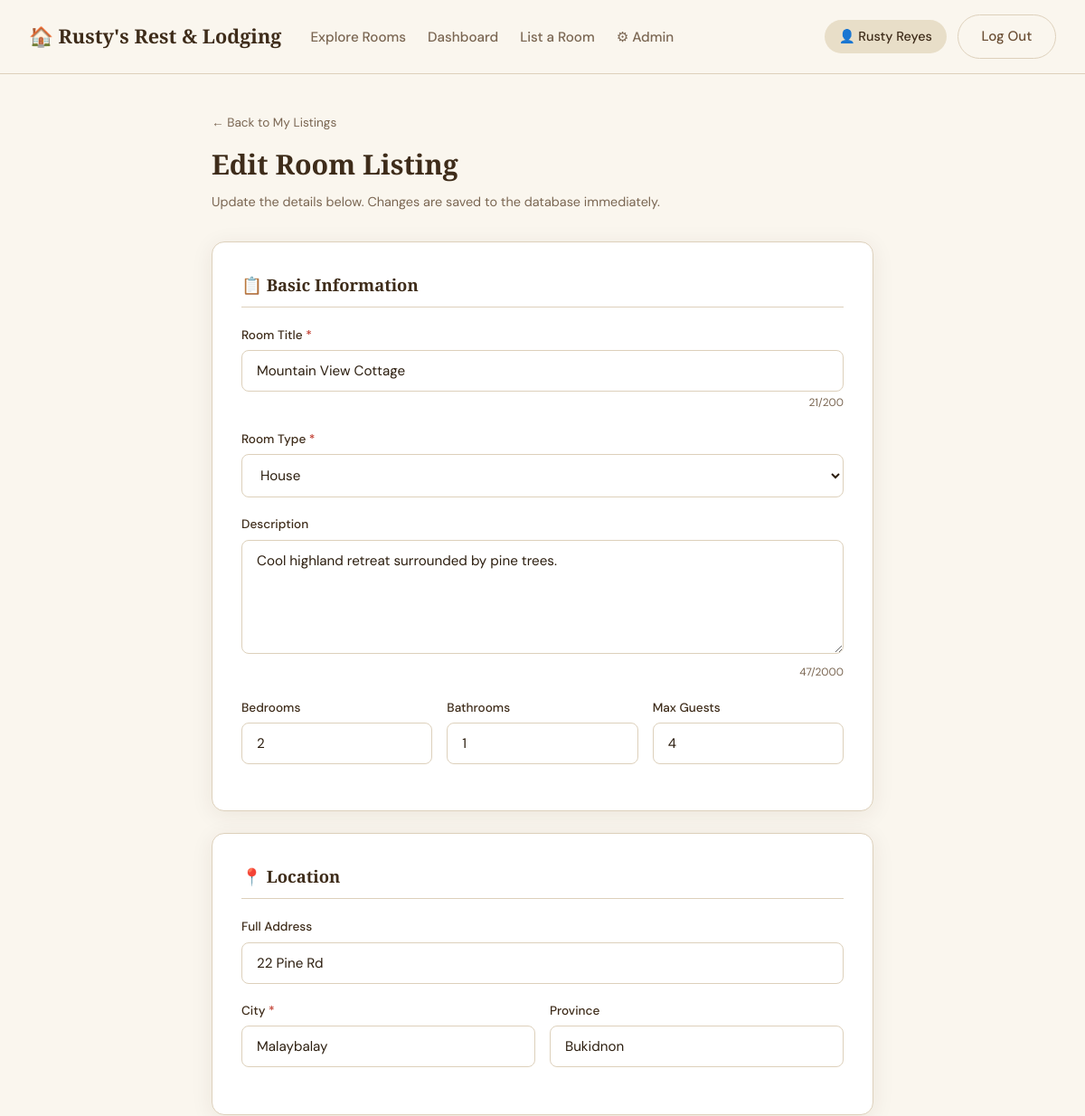
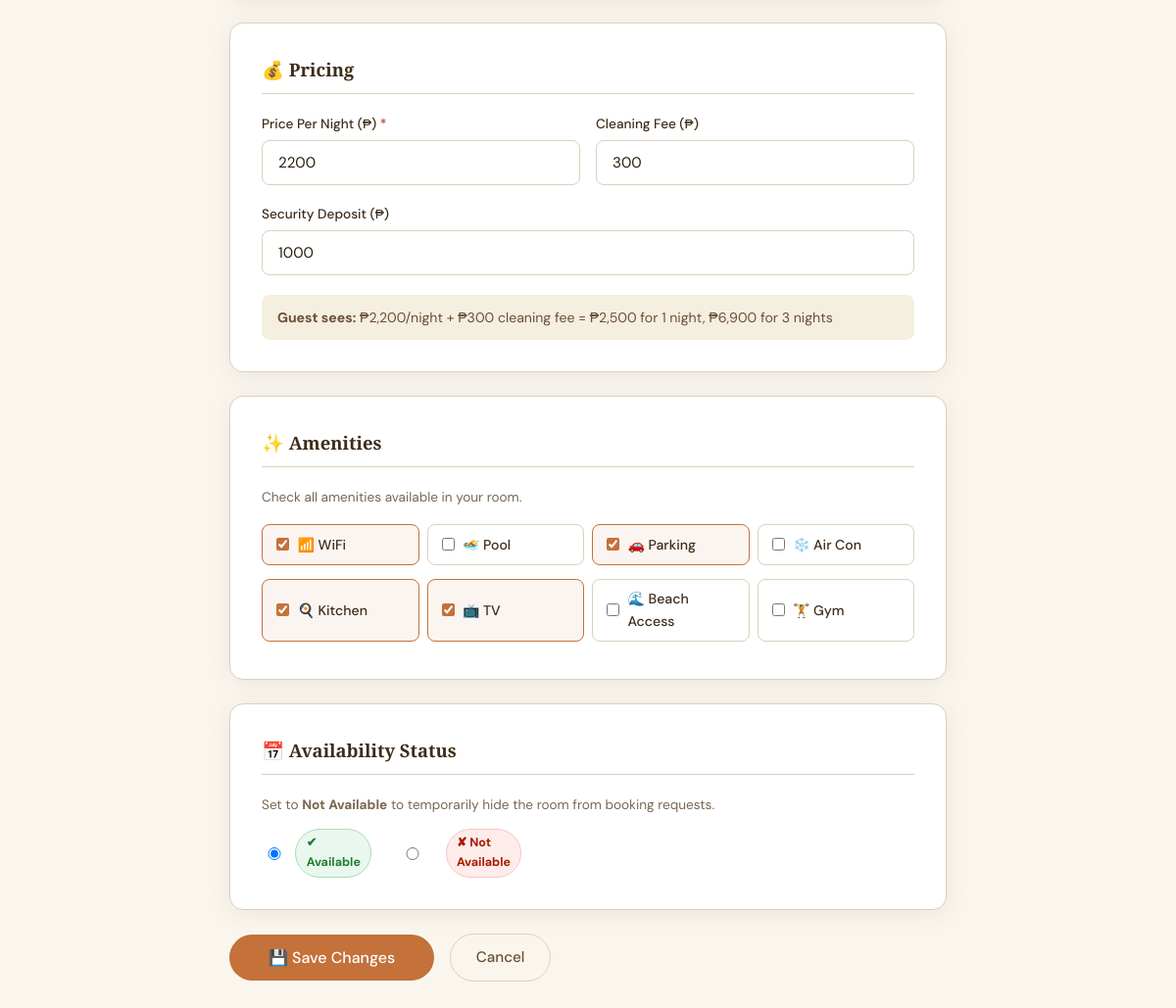
Screenshot of /edit-listing.php?id=2 (signed in) with the database file from the repository (2 pictures, top to bottom).
### tables this page shows
CREATE TABLE IF NOT EXISTS listings (
  id                INT UNSIGNED   AUTO_INCREMENT PRIMARY KEY,
  host_id           INT UNSIGNED   NOT NULL,
  title             VARCHAR(200)   NOT NULL,
  type              VARCHAR(50)    NOT NULL,
  description       TEXT           DEFAULT NULL,
  address           VARCHAR(255)   DEFAULT NULL,
  city              VARCHAR(100)   NOT NULL,
  province          VARCHAR(100)   DEFAULT NULL,
  bedrooms          TINYINT UNSIGNED NOT NULL DEFAULT 1,
  bathrooms         TINYINT UNSIGNED NOT NULL DEFAULT 1,
  max_guests        TINYINT UNSIGNED NOT NULL DEFAULT 2,
  price_per_night   DECIMAL(10,2)  NOT NULL,
  cleaning_fee      DECIMAL(10,2)  NOT NULL DEFAULT 0.00,
  security_deposit  DECIMAL(10,2)  NOT NULL DEFAULT 0.00,
  amenities         JSON           DEFAULT NULL,
  cover_photo       VARCHAR(255)   DEFAULT NULL,
  rating            DECIMAL(3,2)   NOT NULL DEFAULT 0.00,
  review_count      INT UNSIGNED   NOT NULL DEFAULT 0,
  available         TINYINT(1)     NOT NULL DEFAULT 1,
  created_at        DATETIME NOT NULL DEFAULT CURRENT_TIMESTAMP,
  updated_at        DATETIME NOT NULL DEFAULT CURRENT_TIMESTAMP ON UPDATE CURRENT_TIMESTAMP,
  CONSTRAINT fk_listing_host FOREIGN KEY (host_id) REFERENCES users(id) ON DELETE CASCADE
);

### edit-listing.php (the view, shortened to what this page needs)
<?php
$listingId = cleanInt($_GET['id'] ?? 0);
try {
    $db   = getDB();
    $stmt = $db->prepare("
        SELECT * FROM listings WHERE id = ? LIMIT 1
    ");
    $stmt->execute([$listingId]);
    $listing = $stmt->fetch();
} catch (PDOException $e) {
    header('Location: dashboard.php?tab=listings');
    exit;
}
$currentAmenities = json_decode($listing['amenities'] ?? '[]', true) ?: [];
$jsonData  = json_decode(file_get_contents(__DIR__ . '/data.json'), true);
$allTypes  = $jsonData['property_types'] ?? [];
$allAmen   = $jsonData['amenities']      ?? [];
?>
<!DOCTYPE html>
<html lang="en">
<head>
  <link rel="stylesheet" href="style.css">
</head>
<body>
<?php include 'navbar.php'; ?>
<div class="edit-page">
  <div class="edit-header">
    <a href="dashboard.php?tab=listings"
       style="font-size:.85rem;color:var(--text-muted);display:inline-flex;align-items:center;gap:.35rem;margin-bottom:.75rem">
      ← Back to My Listings
    </a>
    <h1>Edit Room Listing</h1>
    <p>Update the details below. Changes are saved to the database immediately.</p>
  </div>
  <div class="edit-card">
    <h2>📋 Basic Information</h2>
    <div class="form-group">
      <label>Room Title <span style="color:#c0392b">*</span></label>
      <input type="text" id="e-title" maxlength="200"
             value="<?= htmlspecialchars($listing['title']) ?>"
             placeholder="e.g. Cozy Beachfront Suite with Ocean View"/>
      <div class="char-count"><span id="titleCount"><?= strlen($listing['title']) ?></span>/200</div>
    </div>
    <div class="form-group">
      <label>Room Type <span style="color:#c0392b">*</span></label>
      <select id="e-type">
        <?php foreach ($allTypes as $t): ?>
          <option value="<?= htmlspecialchars($t) ?>"
                  <?= $listing['type'] === $t ? 'selected' : '' ?>>
            <?= htmlspecialchars($t) ?>
          </option>
        <?php endforeach; ?>
      </select>
    </div>
    <div class="form-group">
      <label>Description</label>
      <textarea id="e-desc" rows="5" maxlength="2000"
                placeholder="Describe your room — views, vibe, nearby attractions…"><?= htmlspecialchars($listing['description'] ?? '') ?></textarea>
      <div class="char-count"><span id="descCount"><?= strlen($listing['description'] ?? '') ?></span>/2000</div>
    </div>
    <div class="form-row-3">
      <div class="form-group">
        <label>Bedrooms</label>
        <input type="number" id="e-beds" min="1" max="20"
               value="<?= (int)$listing['bedrooms'] ?>"/>
      </div>
      <div class="form-group">
        <label>Bathrooms</label>
        <input type="number" id="e-baths" min="1" max="20"
               value="<?= (int)$listing['bathrooms'] ?>"/>
      </div>
      <div class="form-group">
        <label>Max Guests</label>
        <input type="number" id="e-guests" min="1" max="30"
               value="<?= (int)$listing['max_guests'] ?>"/>
      </div>
    </div>
  </div>
  <div class="edit-card">
    <h2>📍 Location</h2>
    <div class="form-group">
      <label>Full Address</label>
      <input type="text" id="e-address"
             value="<?= htmlspecialchars($listing['address'] ?? '') ?>"
             placeholder="e.g. 1 Shoreline Dr, Panglao, Bohol"/>
    </div>
    <div class="form-row">
      <div class="form-group">
        <label>City <span style="color:#c0392b">*</span></label>
        <input type="text" id="e-city"
               value="<?= htmlspecialchars($listing['city']) ?>"
               placeholder="e.g. Panglao"/>
      </div>
      <div class="form-group">
        <label>Province</label>
        <input type="text" id="e-province"
               value="<?= htmlspecialchars($listing['province'] ?? '') ?>"
               placeholder="e.g. Bohol"/>
      </div>
    </div>
  </div>
  <div class="edit-card">
    <h2>💰 Pricing</h2>
    <div class="form-row">
      <div class="form-group">
        <label>Price Per Night (₱) <span style="color:#c0392b">*</span></label>
        <input type="number" id="e-price" min="1" step="50"
               value="<?= (float)$listing['price_per_night'] ?>"
               placeholder="e.g. 2500"/>
      </div>
      <div class="form-group">
        <label>Cleaning Fee (₱)</label>
        <input type="number" id="e-cleaning" min="0" step="50"
               value="<?= (float)$listing['cleaning_fee'] ?>"
               placeholder="e.g. 300"/>
      </div>
    </div>
    <div class="form-group">
      <label>Security Deposit (₱)</label>
      <input type="number" id="e-deposit" min="0" step="100"
             value="<?= (float)$listing['security_deposit'] ?>"
             placeholder="e.g. 1000"/>
    </div>
    <div class="price-preview" id="pricePreview">
      <strong>Guest sees:</strong>
      ₱<span id="prev-night">0</span>/night
      + ₱<span id="prev-clean">0</span> cleaning fee
      = ₱<span id="prev-total-1">0</span> for 1 night,
        ₱<span id="prev-total-3">0</span> for 3 nights
    </div>
  </div>
  <div class="edit-card">
    <h2>✨ Amenities</h2>
    <p style="color:var(--text-muted);font-size:.85rem;margin-bottom:1rem">
      Check all amenities available in your room.
    </p>
    <div class="amenity-grid">
      <?php foreach ($allAmen as $a): ?>
        <label class="amenity-check">
          <input type="checkbox" class="e-amenity" value="<?= htmlspecialchars($a['name']) ?>"
                 <?= in_array($a['name'], $currentAmenities) ? 'checked' : '' ?>>
          <?= $a['icon'] ?> <?= htmlspecialchars($a['name']) ?>
        </label>
      <?php endforeach; ?>
    </div>
  </div>
  <div class="edit-card">
    <h2>📅 Availability Status</h2>
    <p style="color:var(--text-muted);font-size:.85rem;margin-bottom:.85rem">
      Set to <strong>Not Available</strong> to temporarily hide the room from booking requests.
    </p>
    <div class="avail-radio-wrap">
      <label class="avail-radio-opt">
        <input type="radio" name="e-available" value="1"
               <?= $listing['available'] ? 'checked' : '' ?>>
        <span class="avail-badge-inline avail-yes">✔ Available</span>
      </label>
      <label class="avail-radio-opt">
        <input type="radio" name="e-available" value="0"
               <?= !$listing['available'] ? 'checked' : '' ?>>
        <span class="avail-badge-inline avail-no">✘ Not Available</span>
      </label>
    </div>
  </div>
  <div class="section-actions">
    <button class="btn-primary" id="saveBtn" style="padding:.8rem 2.5rem;font-size:1rem">
      💾 Save Changes
    </button>
    <a href="dashboard.php?tab=listings" class="btn-ghost">Cancel</a>
  </div>
</div>
</body>
</html>

### style.css (style rules this page uses)
:root { --beige: #F5EFE0; --beige-light: #FAF6EE; --beige-dark: #E8DEC8; --cream: #FDF9F3; --brown: #6B4F35; --brown-light: #9B7558; --brown-dark: #3E2C1A; --accent: #C4713A; --accent-hover: #A85E2B; --text: #2C1E0F; --text-muted: #7A6652; --border: #DDD0BB; --white: #FFFFFF; --shadow: 0 4px 24px rgba(60,35,10,.08); --shadow-lg: 0 12px 40px rgba(60,35,10,.14); --radius: 14px; --radius-sm: 8px; --t: .2s ease; --avail-yes-bg: #eaf7ee; --avail-yes-text: #1e7e34; --avail-yes-border:#a8ddb5; --avail-no-bg: #fdecea; --avail-no-text: #a61c00; --avail-no-border:#f5c6c6; }
*,*::before,*::after { box-sizing:border-box;margin:0;padding:0 }
html { scroll-behavior:smooth }
body { font-family:'DM Sans',sans-serif;background:var(--beige-light);color:var(--text);line-height:1.6 }
h1,h2,h3,h4 { font-family:'Playfair Display',serif;color:var(--brown-dark) }
a { color:var(--accent);text-decoration:none;transition:color var(--t) }
input,select,textarea { font-family:'DM Sans',sans-serif;font-size:.95rem;width:100%; padding:.75rem 1rem;border:1.5px solid var(--border); border-radius:var(--radius-sm);background:var(--white);color:var(--text); transition:border-color var(--t),box-shadow var(--t);outline:none }
textarea { resize:vertical }
label { display:block;font-size:.85rem;font-weight:500;color:var(--brown-dark);margin-bottom:.35rem }
.btn-primary { display:inline-block;padding:.7rem 1.6rem;background:var(--accent); color:var(--white);border:none;border-radius:50px;font-weight:500; cursor:pointer;transition:background var(--t),transform var(--t),box-shadow var(--t); font-family:'DM Sans',sans-serif;font-size:.95rem }
.btn-ghost { display:inline-block;padding:.7rem 1.6rem;background:transparent; color:var(--brown);border:1.5px solid var(--border);border-radius:50px; font-weight:500;cursor:pointer;transition:all var(--t); font-family:'DM Sans',sans-serif;font-size:.95rem }
.avail-yes { background:var(--avail-yes-bg);color:var(--avail-yes-text); border-color:var(--avail-yes-border) }
.avail-no { background:var(--avail-no-bg);color:var(--avail-no-text); border-color:var(--avail-no-border) }
.avail-badge-inline { display:inline-flex;align-items:center;gap:.3rem; padding:.25rem .65rem;border-radius:50px; font-size:.78rem;font-weight:700;border:1.5px solid transparent }
.avail-badge-inline.avail-yes { background:var(--avail-yes-bg);color:var(--avail-yes-text);border-color:var(--avail-yes-border) }
.avail-badge-inline.avail-no { background:var(--avail-no-bg);color:var(--avail-no-text);border-color:var(--avail-no-border) }
.form-group { margin-bottom:1.2rem }
.form-row { display:grid;grid-template-columns:1fr 1fr;gap:1rem }
.form-row-3 { display:grid;grid-template-columns:1fr 1fr 1fr;gap:1rem }
.amenity-grid { display:grid;grid-template-columns:repeat(2,1fr);gap:.5rem }
.amenity-check { display:flex;align-items:center;gap:.5rem;font-size:.9rem; padding:.6rem 1rem;border:1.5px solid var(--border);border-radius:var(--radius-sm); cursor:pointer;transition:all var(--t);width:auto }
.amenity-check input { width:auto }

### rows the page displays
listings: title "Mountain View Cottage", title "21", description "Cool highland retreat surrounded by pine trees.", description "47", bedrooms "2", bathrooms "1", max_guests "4", address "22 Pine Rd", city "Malaybalay", province "Bukidnon", price_per_night "2200", cleaning_fee "300", security_deposit "1000", amenities "☑", available "☑ ✔ Available", available "☐ ✘ Not Available"

### other values shown
$user['name'] "Rusty Reyes"
$a['icon'] "📶"
$a['name'] "WiFi"
$a['icon'] "🏊"
$a['name'] "Pool"
$a['icon'] "🚗"
$a['name'] "Parking"
$a['icon'] "❄️"
$a['name'] "Air Con"
$a['icon'] "🍳"
$a['name'] "Kitchen"
$a['icon'] "📺"
$a['name'] "TV"
$a['icon'] "🌊"
$a['name'] "Beach Access"
